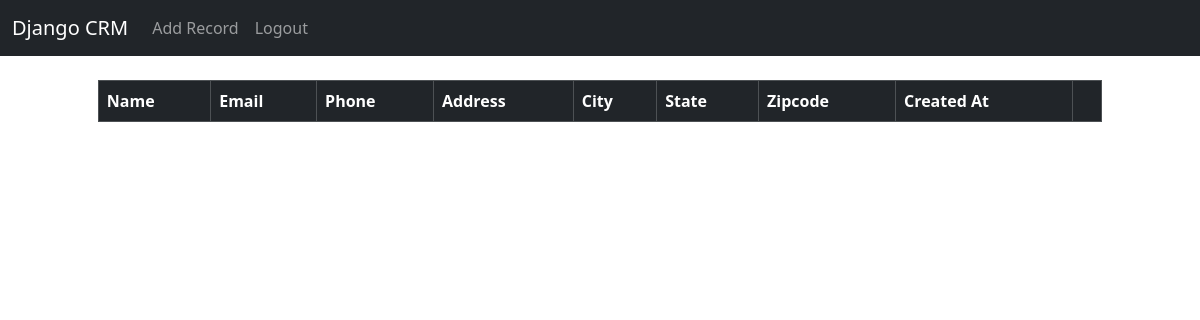
Page / (signed in) on the earlier database version.
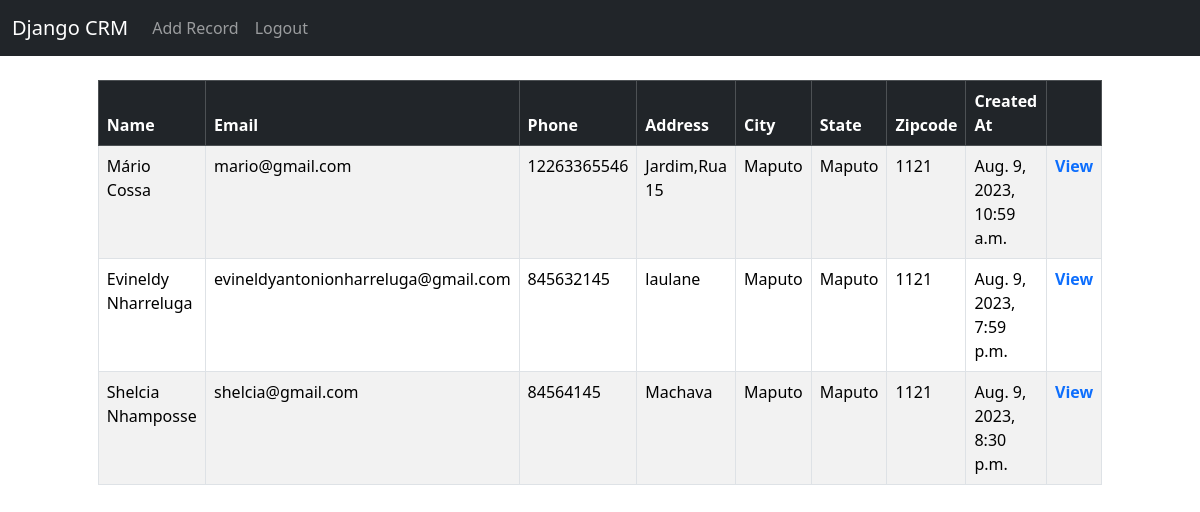
Same page on the later database version.
### CRM/models.py (models this page shows, shortened)
class Record(models.Model):
	created_at = models.DateTimeField(auto_now_add=True)
	first_name = models.CharField(max_length=50)
	last_name =  models.CharField(max_length=50)
	email =  models.CharField(max_length=100)
	phone = models.CharField(max_length=15)
	address =  models.CharField(max_length=100)
	city =  models.CharField(max_length=50)
	state =  models.CharField(max_length=50)
	zipcode =  models.CharField(max_length=20)

### CRM/views.py (the view)
# urls.py: path("", views.home, name="home"),
def home(request):
    records = Record.objects.all()
    if request.method == 'POST':
        username = request.POST['username']
        password = request.POST['password']
        user = authenticate(request, username=username, password=password)
        if user is not None:
            auth_login(request, user)
            messages.success(request, "You have been Logged in")
            return redirect('home')
        else:
           messages.success(request, "There was an error logging in, please try again")
           return redirect('home')
    else:
        return render(request, "website/home.html",{'records':records})

### CRM/templates/website/home.html (shortened to what this page needs)
{% extends 'website/base.html' %}
{% block content %}
<div class="col-md-6 offset-md-3" style="width: 90%; margin: 0 auto;">
    {% if user.is_authenticated  %}
      <table class="table table-striped table table-hover table-bordered" >
        <thead class="table-dark">
          <tr>
            <th scope="col">Name</th>
            <th scope="col">Email</th>
            <th scope="col">Phone</th>
            <th scope="col">Address</th>
            <th scope="col">City</th>
            <th scope="col">State</th>
            <th scope="col">Zipcode</th>
            <th scope="col">Created At</th>
            <th scope="col"></th>
          </tr>
        </thead>
        <tbody>
          {% if records %}
            {% for record in records %}
            <a href="{% url 'add-record' %}">
              <tr>
                <td>{{record.first_name}} {{record.last_name}}</td>
                <td> {{record.email}} </td>
                <td> {{record.phone}} </td>
                <td> {{record.address}} </td>
                <td> {{record.city}} </td>
                <td> {{record.state}} </td>
                <td> {{record.zipcode}} </td>
                <td> {{record.created_at}} </td>
                <td><a href="{% url 'c_record' record.id %}" style="text-decoration: none; font-weight: 700;">View</a></td>
              </tr>
            </a>
            {% endfor %}
          {% endif %}
        </tbody>
      </table>
{% endif %}
{% endblock content %}

Differences in the rows shown:
added Record: first_name "Mário", last_name "Cossa", email "mario@gmail.com", phone "12263365546", address "Jardim,Rua 15", city "Maputo", state "Maputo", zipcode "1121", created_at "Aug. 9, 2023, 10:59 a.m."
added Record: first_name "Evineldy", last_name "Nharreluga", email "evineldyantonionharreluga@gmail.com", phone "845632145", address "laulane", city "Maputo", state "Maputo", zipcode "1121", created_at "Aug. 9, 2023, 7:59 p.m."
added Record: first_name "Shelcia", last_name "Nhamposse", email "shelcia@gmail.com", phone "84564145", address "Machava", city "Maputo", state "Maputo", zipcode "1121", created_at "Aug. 9, 2023, 8:30 p.m."
